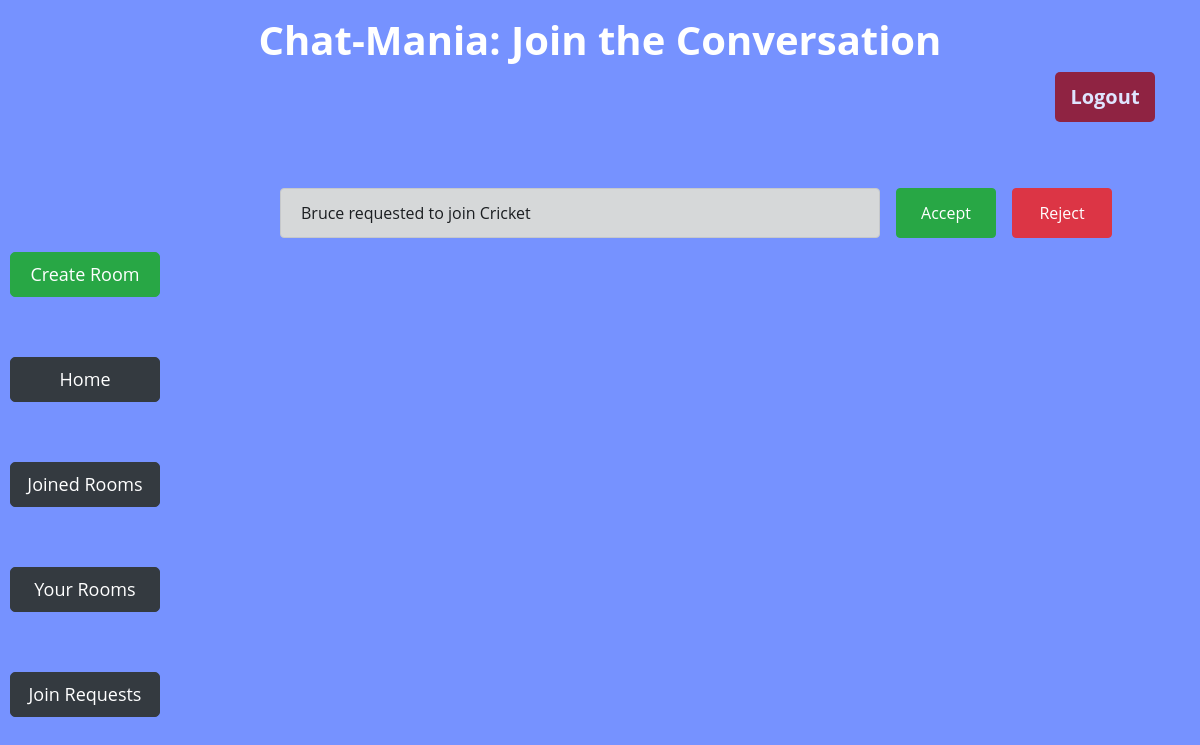
The page /requests (signed in) on the database its author committed.
### app/models.py (models this page shows, shortened)
class JoinRequests(models.Model):
    user = models.ForeignKey(User, on_delete=models.CASCADE, related_name="get_users_requests")
    room = models.ForeignKey(Room, on_delete=models.CASCADE, related_name="get_rooms_requests")
    admin = models.ForeignKey(User, on_delete=models.CASCADE, related_name="get_admins_requests")
    def __str__(self):
        return f"{self.user.username} requested to join {self.room.name}"
    class Meta:
        unique_together = ['user', 'room', 'admin']

class User(AbstractUser):
    joinedRooms = models.IntegerField(default=0)
    createdRooms = models.IntegerField(default=0)

class Room(models.Model):
    name = models.CharField(max_length=64,unique=True)
    description = models.CharField(max_length=256)
    admin = models.ForeignKey(User, on_delete=models.CASCADE, related_name="get_admin")
    numberUsers = models.IntegerField(default=1)

### app/views.py (the view)
# urls.py: path('requests', views.join_requests, name='join_requests'),
@login_required(login_url="login")
def join_requests(request):
    requests = JoinRequests.objects.filter(admin=request.user)
    print(requests)
    return render(request, 'app/joinrequests.html', {
        'requests': requests
    })

### app/templates/app/joinrequests.html (shortened to what this page needs)
{% extends 'app/layout.html' %}
{% block body %}
    <div class="container">
        <div class="row">
            <div class="col-md-12 mt-3">
                <h1 class="text-center" style="font-weight: 700;">Chat-Mania: Join the Conversation</h1>
                <form action="{% url 'logout' %}" method="post">
                 <input type="submit" id="logout-btn" class="btn btn-danger float-right" style="border: none;" value="Logout">
                </form>
             </div>
         </div>
    </div>
    <div class="d-flex" id="try">
    <div class="btn-Cont d-flex flex-column justify-content-around">
        <a id="lbtn" href="{% url 'create' %}" class="btn  btn-success">Create Room</a>
        <a id="lbtn" href="{% url 'index' %}" class="btn  btn-dark">Home</a>
        <a id="lbtn" href="{% url 'joined_rooms' %}" class="btn  btn-dark">Joined Rooms</a>
        <a id="lbtn" class="btn  btn-dark" href="{% url 'your_rooms' %}" >Your Rooms</a>
        <a id="lbtn" class="btn btn-dark" href="{% url 'join_requests' %}">Join Requests</a>
    </div>
     <div class="form-group" id="joinRequest">
          {% for request in requests %}
          <span id="request{{request.id}}">
          <div class="d-flex flex-row mt-3">
          <div class="alert alert-dark" role="alert" class="form-control" style="width: 600px;">
            {{request}}
          </div>
          <button class="btn btn-success ml-3" style="width: 100px; height: 50px;" value="{{request.id}}" id="AcceptRequest">Accept</button>
          <button class="btn btn-danger ml-3" style="width: 100px; height: 50px;" value="{{request.id}}" id="RejectRequest">Reject</button>
          </div>
          </span>
          {% endfor %}
     </div>
    </div>
{% endblock %}

### app/static/app/style.css (style rules this page uses)
body { background: #7692FF; font-family: 'Open Sans', sans-serif; color: #fff; height: fit-content; min-height: 100vh; margin: 0; padding: 0; }
#logout-btn { background-color: #97030A; color: #fff; border-radius: 5px; width: 100px; height: 50px; font-size: 20px; font-weight: bold; opacity: 0.77; }
.btn-Cont { display: flex; margin-left: 10px; margin-top: 70px; width: 200px; height: 300px; }
#lbtn { width: 150px; height: 50px; font-size: 18px; font-weight: normal; border-radius: 5px; margin-top: 60px; padding: 8px; }
#try { display: flex; flex-direction: row; width: 100%; }
#joinRequest { margin-left: 70px; margin-top: 50px; }

### rows shown on the page
JoinRequests: user+room "Bruce requested to join Cricket", {{ request.id }} 63 (drawn)
